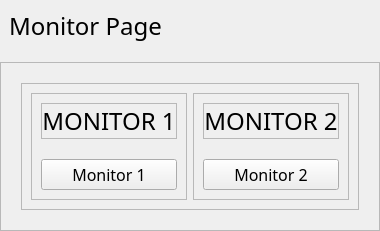
         <widget class="QWidget" name="monitor_page">
          <layout class="QVBoxLayout" name="verticalLayout_10">
           <property name="spacing">
            <number>10</number>
           </property>
           <property name="leftMargin">
            <number>0</number>
           </property>
           <property name="topMargin">
            <number>0</number>
           </property>
           <property name="rightMargin">
            <number>0</number>
           </property>
           <property name="bottomMargin">
            <number>0</number>
           </property>
           <item>
            <widget class="QFrame" name="frame_7">
             <property name="maximumSize">
              <size>
               <width>16777215</width>
               <height>60</height>
              </size>
             </property>
             <property name="frameShape">
              <enum>QFrame::NoFrame</enum>
             </property>
             <property name="frameShadow">
              <enum>QFrame::Raised</enum>
             </property>
             <layout class="QHBoxLayout" name="horizontalLayout_8">
              <item>
               <widget class="QLabel" name="label_5">
                <property name="font">
                 <font>
                  <family>Mitr SemiBold</family>
                  <pointsize>18</pointsize>
                 </font>
                </property>
                <property name="text">
                 <string>Monitor Page</string>
                </property>
                <property name="alignment">
                 <set>Qt::AlignLeading|Qt::AlignLeft|Qt::AlignVCenter</set>
                </property>
               </widget>
              </item>
             </layout>
            </widget>
           </item>
           <item>
            <widget class="QFrame" name="frame_8">
             <property name="font">
              <font>
               <family>Mitr SemiBold</family>
               <pointsize>8</pointsize>
              </font>
             </property>
             <property name="frameShape">
              <enum>QFrame::StyledPanel</enum>
             </property>
             <property name="frameShadow">
              <enum>QFrame::Raised</enum>
             </property>
             <layout class="QVBoxLayout" name="verticalLayout_42">
              <property name="spacing">
               <number>10</number>
              </property>
              <property name="leftMargin">
               <number>20</number>
              </property>
              <property name="topMargin">
               <number>20</number>
              </property>
              <property name="rightMargin">
               <number>20</number>
              </property>
              <property name="bottomMargin">
               <number>20</number>
              </property>
              <item>
               <widget class="QFrame" name="frame_42">
                <property name="frameShape">
                 <enum>QFrame::StyledPanel</enum>
                </property>
                <property name="frameShadow">
                 <enum>QFrame::Raised</enum>
                </property>
                <layout class="QHBoxLayout" name="horizontalLayout_27">
                 <item>
                  <widget class="QFrame" name="frame_43">
                   <property name="frameShape">
                    <enum>QFrame::StyledPanel</enum>
                   </property>
                   <property name="frameShadow">
                    <enum>QFrame::Raised</enum>
                   </property>
                   <layout class="QVBoxLayout" name="verticalLayout_38">
                    <property name="spacing">
                     <number>20</number>
                    </property>
                    <item>
                     <widget class="QFrame" name="frame_45">
                      <property name="frameShape">
                       <enum>QFrame::StyledPanel</enum>
                      </property>
                      <property name="frameShadow">
                       <enum>QFrame::Raised</enum>
                      </property>
                      <layout class="QVBoxLayout" name="verticalLayout_41">
                       <property name="spacing">
                        <number>0</number>
                       </property>
                       <property name="leftMargin">
                        <number>0</number>
                       </property>
                       <property name="topMargin">
                        <number>0</number>
                       </property>
                       <property name="rightMargin">
                        <number>0</number>
                       </property>
                       <property name="bottomMargin">
                        <number>0</number>
                       </property>
                       <item>
                        <widget class="QLabel" name="label_68">
                         <property name="font">
                          <font>
                           <family>Mitr SemiBold</family>
                           <pointsize>18</pointsize>
                          </font>
                         </property>
                         <property name="text">
                          <string>MONITOR 1</string>
                         </property>
                         <property name="alignment">
                          <set>Qt::AlignCenter</set>
                         </property>
                        </widget>
                       </item>
                      </layout>
                     </widget>
                    </item>
                    <item>
                     <widget class="QPushButton" name="monitor1_btn">
                      <property name="font">
                       <font>
                        <family>Mitr SemiBold</family>
                        <pointsize>12</pointsize>
                       </font>
                      </property>
                      <property name="cursor">
                       <cursorShape>PointingHandCursor</cursorShape>
                      </property>
                      <property name="text">
                       <string>Monitor 1</string>
                      </property>
                      <property name="checkable">
                       <bool>true</bool>
                      </property>
                      <property name="autoExclusive">
                       <bool>true</bool>
                      </property>
                     </widget>
                    </item>
                   </layout>
                  </widget>
                 </item>
                 <item>
                  <widget class="QFrame" name="frame_44">
                   <property name="frameShape">
                    <enum>QFrame::StyledPanel</enum>
                   </property>
                   <property name="frameShadow">
                    <enum>QFrame::Raised</enum>
                   </property>
                   <layout class="QVBoxLayout" name="verticalLayout_39">
                    <property name="spacing">
                     <number>20</number>
                    </property>
                    <item>
                     <widget class="QFrame" name="frame_46">
                      <property name="frameShape">
                       <enum>QFrame::StyledPanel</enum>
                      </property>
                      <property name="frameShadow">
                       <enum>QFrame::Raised</enum>
                      </property>
                      <layout class="QVBoxLayout" name="verticalLayout_40">
                       <property name="spacing">
                        <number>0</number>
                       </property>
                       <property name="leftMargin">
                        <number>0</number>
                       </property>
                       <property name="topMargin">
                        <number>0</number>
                       </property>
                       <property name="rightMargin">
                        <number>0</number>
                       </property>
                       <property name="bottomMargin">
                        <number>0</number>
                       </property>
                       <item>
                        <widget class="QLabel" name="label_69">
                         <property name="font">
                          <font>
                           <family>Mitr SemiBold</family>
                           <pointsize>18</pointsize>
                          </font>
                         </property>
                         <property name="text">
                          <string>MONITOR 2</string>
                         </property>
                         <property name="alignment">
                          <set>Qt::AlignCenter</set>
                         </property>
                        </widget>
                       </item>
                      </layout>
                     </widget>
                    </item>
                    <item>
                     <widget class="QPushButton" name="monitor2_btn">
                      <property name="font">
                       <font>
                        <family>Mitr SemiBold</family>
                        <pointsize>12</pointsize>
                       </font>
                      </property>
                      <property name="cursor">
                       <cursorShape>PointingHandCursor</cursorShape>
                      </property>
                      <property name="text">
                       <string>Monitor 2</string>
                      </property>
                      <property name="checkable">
                       <bool>true</bool>
                      </property>
                      <property name="autoExclusive">
                       <bool>true</bool>
                      </property>
                     </widget>
                    </item>
                   </layout>
                  </widget>
                 </item>
                </layout>
               </widget>
              </item>
             </layout>
            </widget>
           </item>
          </layout>
         </widget>
